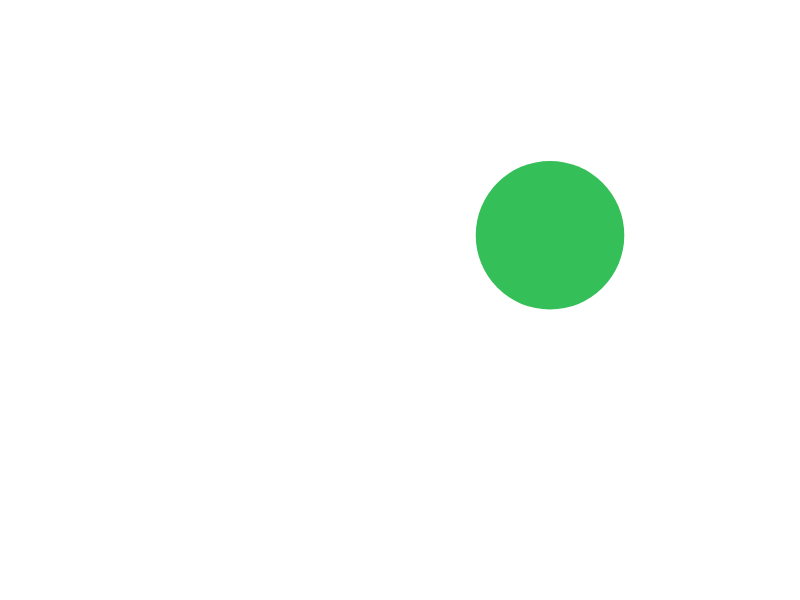
Frame 1 (no input)
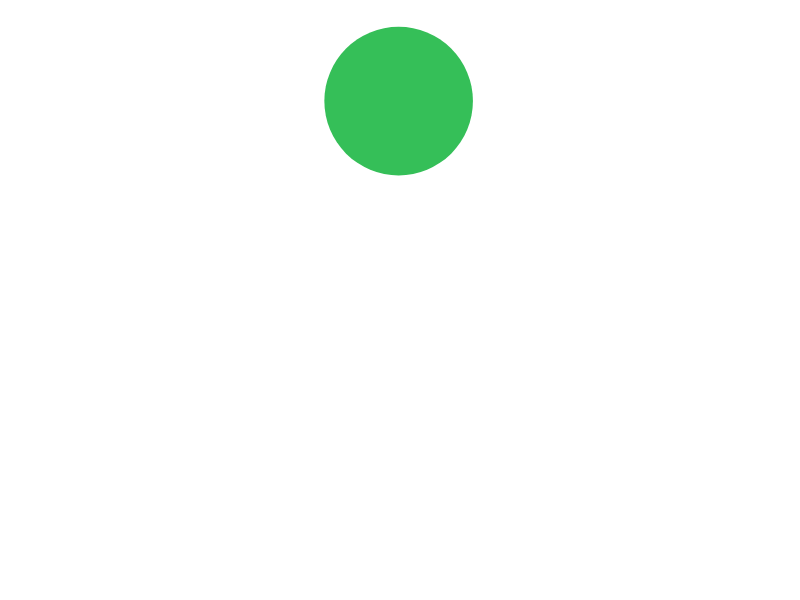
Frame 60 (no input)
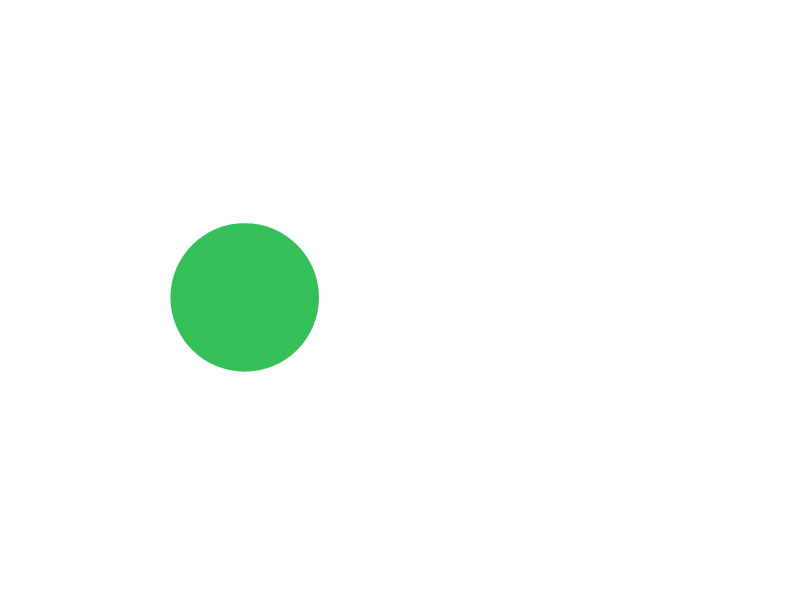
Frame 120 (the mouse pressed at the canvas centre since frame 60)

The p5.js sketch that drew these frames (run headless with seeded random() and noise() and a simulated clock; from frame 60 on, the mouse is pressed at the canvas centre):

// p5.js sketch
// ── sketch.js
let sphere; // instance of the class

// here's the class for Ball
class Ball {
    // the constructor is like setup()
    // it's called only once when the object is first created
    constructor() {
        // data local to the instance is identified
        // by 'this' - like 'this object's variable' 
        this.diam = random(20, 200);

        this.col = color(random(255), random(255), random(255));

        this.xpos = random(this.diam, width - this.diam);
        this.ypos = random(this.diam, height - this.diam);

        this.xspeed = random(-5, 5);
        this.yspeed = random(-5, 5);
    }
    // method to update the position
    update() {
        this.xpos += this.xspeed;
        this.ypos += this.yspeed;
    }
    // method to check if there is a wall collision
    wallCheck() {
        if (this.xpos >= width - this.diam / 2 || this.xpos <= this.diam / 2) {
            this.xspeed = -this.xspeed;
        }
        if (this.ypos >= height - this.diam / 2 || this.ypos <= this.diam / 2) {
            this.yspeed = -this.yspeed;
        }
    }
    // method to draw the ball
    render() {
        noStroke();
        fill(this.col);
        ellipse(this.xpos, this.ypos, this.diam);
    }
}

function setup() {
    createCanvas(800, 600);
    // call the constructor
    sphere = new Ball();
}

function draw() {
    background(255);
    // call the methods in the object
    sphere.update();
    sphere.wallCheck();
    sphere.render();
}
